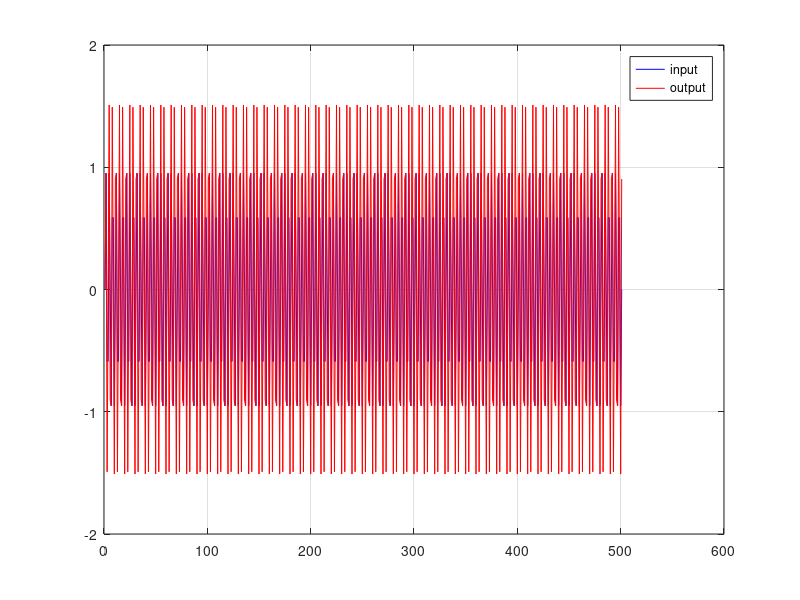

MATLAB code to generate this figure: (Note: this script raises an error after producing the figure.)
t = 0:1:500;
f1 = 0.3;
h = [1 , -0.95];
x = sin(2*pi*f1*t);
y = filter(h,1,x);
figure;
plot(x,'-b');
hold on;
plot(y,'-r');
zoom on;
grid on;
legend('input','output');









% Misc. Watermark
annotation('textbox', 'String', '20240802543', 'FontSize', 30, 'Color', [0.5, 0.5, 0.5],'EdgeColor', 'none', 'HorizontalAlignment', 'center', 'Rotation', 45);
